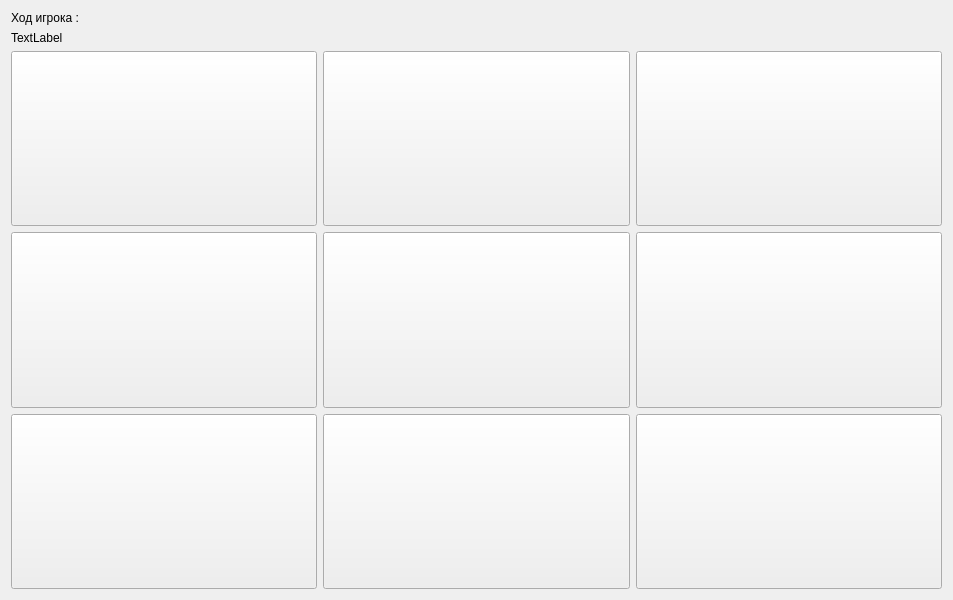
<?xml version="1.0" encoding="UTF-8"?>
<ui version="4.0">
 <class>Widget</class>
 <widget class="QWidget" name="Widget">
  <property name="geometry">
   <rect>
    <x>0</x>
    <y>0</y>
    <width>953</width>
    <height>600</height>
   </rect>
  </property>
  <property name="windowTitle">
   <string>Widget</string>
  </property>
  <layout class="QVBoxLayout" name="verticalLayout_2">
   <item>
    <widget class="QLabel" name="label">
     <property name="text">
      <string>Ход игрока :</string>
     </property>
     <property name="scaledContents">
      <bool>true</bool>
     </property>
    </widget>
   </item>
   <item>
    <widget class="QLabel" name="label_2">
     <property name="text">
      <string>TextLabel</string>
     </property>
    </widget>
   </item>
   <item>
    <layout class="QGridLayout" name="gridLayout">
     <item row="2" column="0">
      <widget class="QPushButton" name="pushButton_7">
       <property name="sizePolicy">
        <sizepolicy hsizetype="Minimum" vsizetype="Expanding">
         <horstretch>0</horstretch>
         <verstretch>0</verstretch>
        </sizepolicy>
       </property>
       <property name="font">
        <font>
         <pointsize>75</pointsize>
        </font>
       </property>
       <property name="accessibleName">
        <string>7</string>
       </property>
       <property name="text">
        <string/>
       </property>
      </widget>
     </item>
     <item row="0" column="1">
      <widget class="QPushButton" name="pushButton_2">
       <property name="sizePolicy">
        <sizepolicy hsizetype="Minimum" vsizetype="Expanding">
         <horstretch>0</horstretch>
         <verstretch>0</verstretch>
        </sizepolicy>
       </property>
       <property name="font">
        <font>
         <pointsize>75</pointsize>
        </font>
       </property>
       <property name="accessibleName">
        <string>2</string>
       </property>
       <property name="text">
        <string/>
       </property>
      </widget>
     </item>
     <item row="1" column="1">
      <widget class="QPushButton" name="pushButton_5">
       <property name="sizePolicy">
        <sizepolicy hsizetype="Minimum" vsizetype="Expanding">
         <horstretch>0</horstretch>
         <verstretch>0</verstretch>
        </sizepolicy>
       </property>
       <property name="font">
        <font>
         <pointsize>75</pointsize>
        </font>
       </property>
       <property name="accessibleName">
        <string>5</string>
       </property>
       <property name="text">
        <string/>
       </property>
      </widget>
     </item>
     <item row="2" column="2">
      <widget class="QPushButton" name="pushButton_9">
       <property name="sizePolicy">
        <sizepolicy hsizetype="Minimum" vsizetype="Expanding">
         <horstretch>0</horstretch>
         <verstretch>0</verstretch>
        </sizepolicy>
       </property>
       <property name="font">
        <font>
         <pointsize>75</pointsize>
        </font>
       </property>
       <property name="accessibleName">
        <string>9</string>
       </property>
       <property name="text">
        <string/>
       </property>
       <property name="iconSize">
        <size>
         <width>200</width>
         <height>200</height>
        </size>
       </property>
       <property name="autoDefault">
        <bool>false</bool>
       </property>
      </widget>
     </item>
     <item row="0" column="0">
      <widget class="QPushButton" name="pushButton">
       <property name="sizePolicy">
        <sizepolicy hsizetype="Minimum" vsizetype="Expanding">
         <horstretch>0</horstretch>
         <verstretch>0</verstretch>
        </sizepolicy>
       </property>
       <property name="font">
        <font>
         <pointsize>75</pointsize>
        </font>
       </property>
       <property name="accessibleName">
        <string>1</string>
       </property>
       <property name="text">
        <string/>
       </property>
      </widget>
     </item>
     <item row="1" column="2">
      <widget class="QPushButton" name="pushButton_6">
       <property name="enabled">
        <bool>true</bool>
       </property>
       <property name="sizePolicy">
        <sizepolicy hsizetype="Minimum" vsizetype="Expanding">
         <horstretch>0</horstretch>
         <verstretch>0</verstretch>
        </sizepolicy>
       </property>
       <property name="font">
        <font>
         <pointsize>75</pointsize>
        </font>
       </property>
       <property name="accessibleName">
        <string>6</string>
       </property>
       <property name="text">
        <string/>
       </property>
       <property name="autoDefault">
        <bool>false</bool>
       </property>
       <property name="default">
        <bool>false</bool>
       </property>
       <property name="flat">
        <bool>false</bool>
       </property>
      </widget>
     </item>
     <item row="2" column="1">
      <widget class="QPushButton" name="pushButton_8">
       <property name="sizePolicy">
        <sizepolicy hsizetype="Minimum" vsizetype="Expanding">
         <horstretch>0</horstretch>
         <verstretch>0</verstretch>
        </sizepolicy>
       </property>
       <property name="font">
        <font>
         <pointsize>75</pointsize>
        </font>
       </property>
       <property name="accessibleName">
        <string>8</string>
       </property>
       <property name="text">
        <string/>
       </property>
      </widget>
     </item>
     <item row="1" column="0">
      <widget class="QPushButton" name="pushButton_4">
       <property name="sizePolicy">
        <sizepolicy hsizetype="Minimum" vsizetype="Expanding">
         <horstretch>0</horstretch>
         <verstretch>0</verstretch>
        </sizepolicy>
       </property>
       <property name="font">
        <font>
         <pointsize>75</pointsize>
        </font>
       </property>
       <property name="accessibleName">
        <string>4</string>
       </property>
       <property name="text">
        <string/>
       </property>
      </widget>
     </item>
     <item row="0" column="2">
      <widget class="QPushButton" name="pushButton_3">
       <property name="sizePolicy">
        <sizepolicy hsizetype="Minimum" vsizetype="Expanding">
         <horstretch>0</horstretch>
         <verstretch>0</verstretch>
        </sizepolicy>
       </property>
       <property name="font">
        <font>
         <pointsize>75</pointsize>
        </font>
       </property>
       <property name="accessibleName">
        <string>3</string>
       </property>
       <property name="text">
        <string/>
       </property>
      </widget>
     </item>
    </layout>
   </item>
  </layout>
 </widget>
 <resources/>
 <connections/>
</ui>
